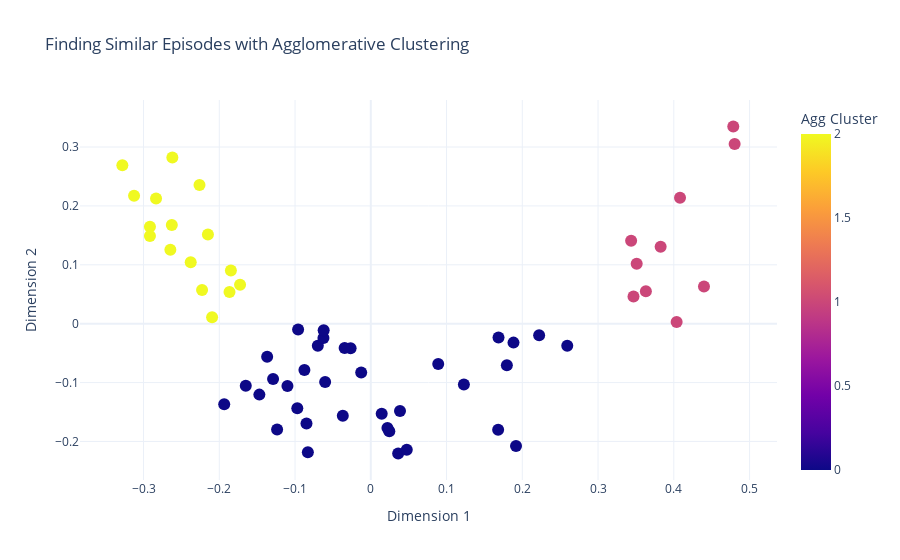

The notebook cell saved with this chart:
### Markdown cell above
AGGLOMERATIVE CLUSTERING

### Code cell
# Agglomerative Clustering kullanarak kümeleme
num_clusters = optimal_k_agg  
agg_clustering = AgglomerativeClustering(n_clusters=num_clusters, affinity='euclidean', linkage='ward')
chapterCorpus['Agg Cluster'] = agg_clustering.fit_predict(reduced_features)

fig = px.scatter(chapterCorpus, x='Dimension 1', y='Dimension 2', color='Agg Cluster', hover_name='Chapter Name',
                 color_discrete_sequence=px.colors.qualitative.Prism,
                 title='Finding Similar Episodes with Agglomerative Clustering',
                 template='plotly_white')
fig.update_traces(marker=dict(size=12))
fig.show()

### Figure 1 — Plotly figure (JSON) as saved in the notebook; plotly's stock layout.template omitted (floating-point values rounded to 4 significant figures)
{"data": [{"hovertemplate": "<b>%{hovertext}</b><br><br>Dimension 1=%{x}<br>Dimension 2=%{y}<br>Agg Cluster=%{marker.color}<extra></extra>", "hovertext": ["Bato of the Water Tribe", "Imprisoned", "Jet", "The Avatar Returns", "The Blue Spirit", "The Boy in the Iceberg", "The Deserter", "The Fortuneteller", "The Great Divide", "The King of Omashu", "The Northern Air Temple", "The Siege of the North, Part 1", "The Siege of the North, Part 2", "The Southern Air Temple", "The Storm", "The Warriors of Kyoshi", "The Waterbending Master", "The Waterbending Scroll", "Winter Solstice, Part 1: The Spirit World", "Winter Solstice, Part 2: Avatar Roku", "Appa's Lost Days", "Avatar Day", "Bitter Work", "City of Walls and Secrets", "Lake Laogai", "Return to Omashu", "The Avatar State", "The Blind Bandit", "The Cave of Two Lovers", "The Chase", "The Crossroads of Destiny", "The Desert", "The Drill", "The Earth King", "The Guru", "The Library", "The Serpent's Pass", "The Swamp", "The Tales of Ba Sing Se", "Zuko Alone", "Nightmares and Daydreams", "Sokka's Master", "Sozin's Comet, Part 1: The Phoenix King", "Sozin's Comet, Part 2: The Old Masters", "Sozin's Comet, Part 3: Into the Inferno", "Sozin's Comet, Part 4: Avatar Aang", "The Avatar and the Fire Lord", "The Awakening", "The Beach", "The Boiling Rock, Part 1", "The Boiling Rock, Part 2", "The Day of Black Sun, Part 1: The Invasion", "The Day of Black Sun, Part 2: The Eclipse", "The Ember Island Players", "The Firebending Masters", "The Headband", "The Painted Lady", "The Puppetmaster", "The Runaway", "The Southern Raiders", "The Western Air Temple"], "legendgroup": "", "marker": {"color": [0, 2, 2, 1, 0, 0, 2, 0, 2, 1, 0, 0, 0, 0, 2, 0, 0, 0, 0, 2, 1, 2, 0, 2, 0, 0, 0, 0, 0, 0, 0, 0, 0, 2, 2, 0, 1, 0, 0, 2, 0, 0, 0, 0, 1, 0, 0, 0, 1, 1, 1, 2, 2, 0, 2, 2, 0, 2, 1, 1, 0], "coloraxis": "coloraxis", "size": 12, "symbol": "circle"}, "mode": "markers", "name": "", "orientation": "v", "showlegend": false, "type": "scatter", "x": [0.03613, -0.215, -0.328, 0.3826, -0.165, -0.1237, -0.1726, 0.1229, -0.2916, 0.4037, 0.03854, -0.08309, -0.02665, -0.11, -0.2916, 0.02445, -0.129, 0.04748, -0.09702, -0.2835, 0.351, -0.2377, -0.03455, -0.2627, 0.0144, -0.01267, -0.1935, -0.06994, -0.08763, 0.1796, 0.2222, 0.02198, -0.06248, -0.2646, -0.2095, -0.09594, 0.4398, 0.1917, 0.1884, -0.262, 0.08901, -0.06221, -0.1368, -0.1471, 0.4082, 0.2593, -0.03696, -0.0849, 0.4803, 0.3631, 0.4785, -0.1865, -0.2261, 0.1681, -0.3125, -0.1847, -0.06025, -0.2227, 0.3468, 0.3437, 0.1686], "xaxis": "x", "y": [-0.2205, 0.1513, 0.2691, 0.1306, -0.1056, -0.1795, 0.06603, -0.1034, 0.1646, 0.002923, -0.1484, -0.2185, -0.0419, -0.1058, 0.149, -0.1826, -0.09384, -0.2141, -0.1435, 0.2127, 0.1019, 0.1042, -0.04146, 0.1677, -0.1528, -0.0828, -0.137, -0.03735, -0.07883, -0.07056, -0.01958, -0.177, -0.02441, 0.1255, 0.01077, -0.01006, 0.06305, -0.2077, -0.03215, 0.2824, -0.06854, -0.01101, -0.05629, -0.1205, 0.2137, -0.03739, -0.1565, -0.1697, 0.3053, 0.05505, 0.3349, 0.05385, 0.2355, -0.1803, 0.2172, 0.0904, -0.0989, 0.05739, 0.0461, 0.1407, -0.02359], "yaxis": "y"}], "layout": {"coloraxis": {"colorbar": {"title": {"text": "Agg Cluster"}}, "colorscale": [[0, "#0d0887"], [0.1111, "#46039f"], [0.2222, "#7201a8"], [0.3333, "#9c179e"], [0.4444, "#bd3786"], [0.5556, "#d8576b"], [0.6667, "#ed7953"], [0.7778, "#fb9f3a"], [0.8889, "#fdca26"], [1, "#f0f921"]]}, "legend": {"tracegroupgap": 0}, "title": {"text": "Finding Similar Episodes with Agglomerative Clustering"}, "xaxis": {"anchor": "y", "domain": [0, 1], "title": {"text": "Dimension 1"}}, "yaxis": {"anchor": "x", "domain": [0, 1], "title": {"text": "Dimension 2"}}}}
